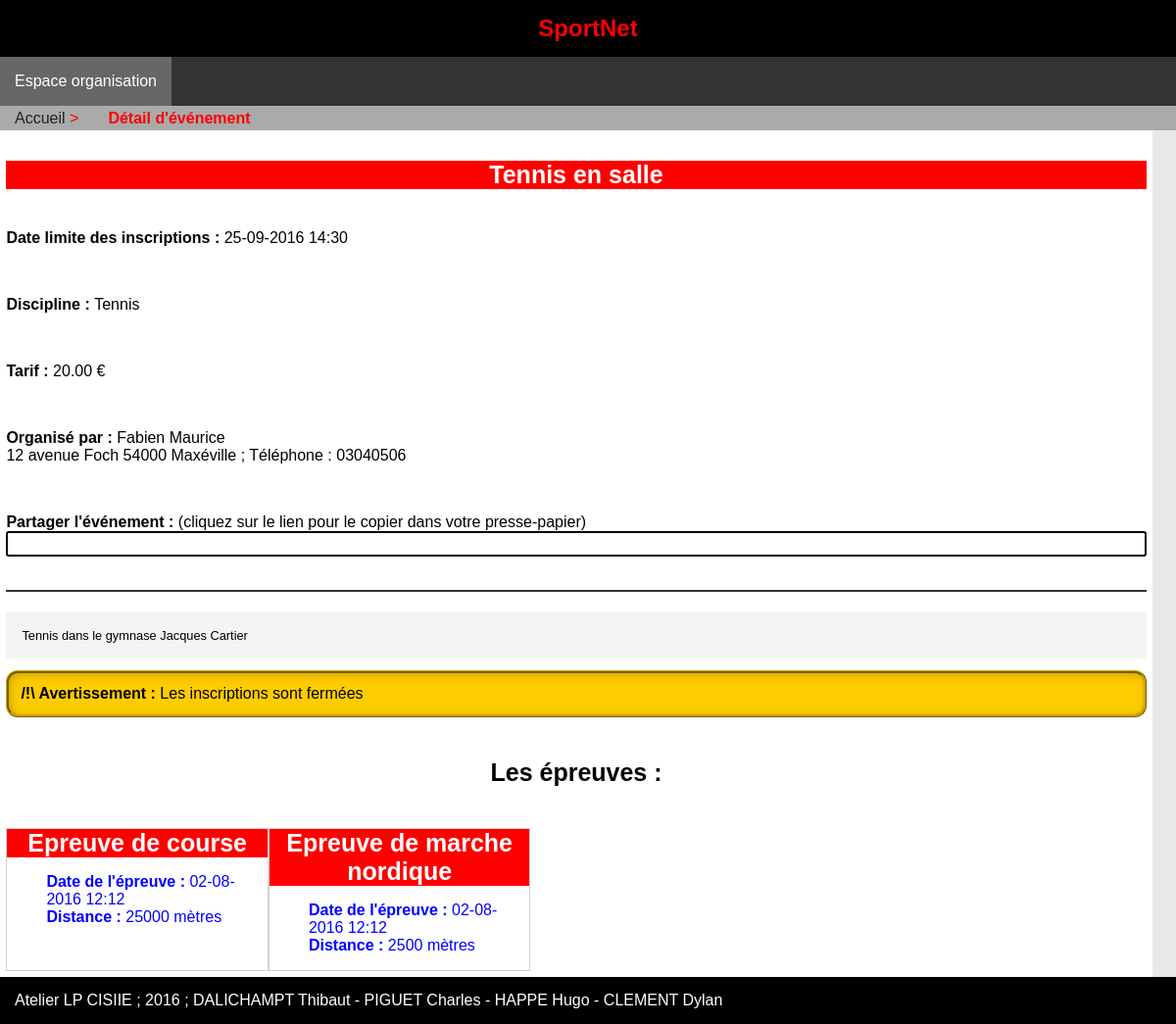
Page /index.php/evenement/?event=3 on the committed database.
### tables this page shows
CREATE TABLE evenement(
        id              int (11) Auto_increment  NOT NULL ,
        nom             Varchar (150) ,
        description     Varchar (1000) ,
        etat            Int ,
		dateheureLimiteInscription Datetime ,
        tarif                      Decimal (25,2) ,
        id_discipline   Int ,
        id_organisateur Int ,
        PRIMARY KEY (id )
);

CREATE TABLE discipline(
        id  int (11) Auto_increment  NOT NULL ,
        nom Varchar (200) ,
        PRIMARY KEY (id )
);

CREATE TABLE organisateur(
        id      int (11) Auto_increment  NOT NULL ,
        login   Varchar (50) ,
        mdp     Varchar (500) ,
        nom     Varchar (50) ,
        prenom  Varchar (50) ,
        adresse Varchar (500) ,
        cp      Varchar (5) ,
        ville   Varchar (200) ,
        tel     Varchar (10) ,
        PRIMARY KEY (id ) ,
        UNIQUE (login )
);

CREATE TABLE epreuve(
        id           int (11) Auto_increment  NOT NULL ,
        nom          Varchar (200) ,
        distance     Int ,
        dateheure    Datetime ,
        id_evenement Int ,
        PRIMARY KEY (id )
);

### index.php (called while the page is built, shortened)
<?php
require_once("conf/autoload.php");
$http_req = new sportnet\utils\HttpRequest();
sportnet\utils\Router::dispatch($http_req);

### src/sportnet/model/AbstractModel.php (called while the page is built, shortened)
<?php
abstract class AbstractModel {
    public function __get($attr_name)
	{
        if (property_exists( $this, $attr_name))
		{
			return $this->$attr_name;
		}
		else
		{
			$emess = $this . ": unknown member $attr_name (__get)";
			throw new \Exception($emess);
		}
    }
}

### src/sportnet/model/evenement.php (called while the page is built, shortened)
<?php
class evenement extends AbstractModel {
	protected $id;
	public function __construct()
	{
		$connect = new \sportnet\utils\ConnectionFactory();
		$connect->setConfig("conf/config.ini");
		self::$db = $connect->makeConnection();
		self::$db->query("SET CHARACTER SET utf8");
	}
	public static function findById($leId)
	{
		if(self::$db == null)
		{
			$connect = new \sportnet\utils\ConnectionFactory();
			$connect->setConfig("conf/config.ini");
			self::$db = $connect->makeConnection();
			self::$db->query("SET CHARACTER SET utf8");
		}
        $selectById = "SELECT * FROM evenement WHERE id = :id";
        $selectById_prep = self::$db->prepare($selectById);
        $selectById_prep->bindParam(':id', $leId, \PDO::PARAM_INT);
		$selectById_prep->execute();
        $obj = null;
		while ($ligne = $selectById_prep->fetch(\PDO::FETCH_ASSOC))
		{
			$obj = new evenement();
			$obj->id = $ligne['id'];
			$obj->nom = $ligne['nom'];
			$obj->description  = $ligne['description'];
			$obj->etat = $ligne['etat'];
			$obj->dateheureLimiteInscription = date_create($ligne['dateheureLimiteInscription']);
			$obj->tarif = $ligne['tarif'];
			$obj->discipline = \sportnet\model\discipline::findById($ligne['id_discipline']);
			$obj->organisateur = \sportnet\model\organisateur::findById($ligne['id_organisateur']);
		}
		return $obj;
	}
	public function getEpreuves()
	{
		$select = "SELECT * FROM epreuve WHERE id_evenement = :idevenement";
        $select_prep = self::$db->prepare($select);
        $select_prep->bindParam(":idevenement", $this->id, \PDO::PARAM_INT);
		$select_prep->execute();
        $tab = null;
		while ($ligne = $select_prep->fetch(\PDO::FETCH_ASSOC))
		{
			$obj = new epreuve();
			$obj->id = $ligne['id'];
			$obj->nom = $ligne['nom'];
			$obj->distance  = $ligne['distance'];
			$obj->dateheure = date_create($ligne['dateheure']);
			$obj->evenement = \sportnet\model\evenement::findById($ligne['id_evenement']);
			$tab[] = $obj;
		}
		return $tab;
	}
}
?>

### conf/autoload.php (called while the page is built, shortened)
<?php
function mon_autoload ($espaceNomClasse)
{
	$chemin = str_replace("\\", DIRECTORY_SEPARATOR, $espaceNomClasse);
}

### src/sportnet/utils/AbstractHttpRequest.php (called while the page is built, shortened)
<?php
abstract class AbstractHttpRequest {
    public function __get($attr_name) {
        if (property_exists( __CLASS__, $attr_name)) {
            return $this->$attr_name;
        }
        $emess = __CLASS__ . ": unknown member $attr_name (__get)";
        throw new \Exception($emess);
    }
}

### src/sportnet/utils/HttpRequest.php (called while the page is built, shortened)
<?php
class HttpRequest extends AbstractHttpRequest
{
	public function __construct()
	{
		$this->script_name = $_SERVER["SCRIPT_NAME"];
		$this->get = $_GET;
    }
	public function getRoot()
	{
		$position = strrpos($this->script_name,"/");
		return substr($this->script_name, 0, $position)."/";
	}
}

### src/sportnet/utils/ConnectionFactory.php (called while the page is built, shortened)
<?php
	class ConnectionFactory
	{
		private static $config;
		private static $db;
		public static function setConfig($nom_fichier)
		{
			self::$config = parse_ini_file($nom_fichier);
		}
		public static function makeConnection()
		{
			if(!(isset($db)))
			{
				$dsn = "mysql:host=".self::$config["host"].";dbname=".self::$config["base"];
				self::$db = new \PDO($dsn, self::$config["user"], self::$config["pass"]);
			}
			return self::$db;
		}
	}

### src/sportnet/model/discipline.php (called while the page is built, shortened)
<?php
class discipline extends AbstractModel {
	public function __construct()
	{
		$connect = new \sportnet\utils\ConnectionFactory();
		$connect->setConfig("conf/config.ini");
		self::$db = $connect->makeConnection();
		self::$db->query("SET CHARACTER SET utf8");
	}
	public static function findById($leId)
	{
        $selectById = "SELECT * FROM discipline WHERE id = :id";
        $selectById_prep = self::$db->prepare($selectById);
        $selectById_prep->bindParam(':id', $leId, \PDO::PARAM_INT);
        $selectById_prep->execute();
		$obj = null;
		while ($ligne = $selectById_prep->fetch(\PDO::FETCH_ASSOC)) {
			$obj = new discipline();
			$obj->id = $ligne['id'];
			$obj->nom = $ligne['nom'];
		}
		return $obj;
	}
}
?>

### src/sportnet/model/organisateur.php (called while the page is built, shortened)
<?php
class organisateur extends AbstractModel {
	public function __construct()
	{
		$connect = new \sportnet\utils\ConnectionFactory();
		$connect->setConfig("conf/config.ini");
		self::$db = $connect->makeConnection();
		self::$db->query("SET CHARACTER SET utf8");
	}
	public static function findById($leId)
	{
        $selectById = "SELECT * FROM organisateur WHERE id = :id";
        $selectById_prep = self::$db->prepare($selectById);
        $selectById_prep->bindParam(':id', $leId, \PDO::PARAM_INT);
        $selectById_prep->execute();
		$obj = null;
		while ($ligne = $selectById_prep->fetch(\PDO::FETCH_ASSOC)) {
			$obj = new organisateur();
			$obj->id = $ligne['id'];
			$obj->login = $ligne['login'];
			$obj->mdp = $ligne['mdp'];
			$obj->nom = $ligne['nom'];
			$obj->prenom = $ligne['prenom'];
			$obj->adresse = $ligne['adresse'];
			$obj->cp = $ligne['cp'];
			$obj->ville = $ligne['ville'];
			$obj->tel = $ligne['tel'];
		}
		return $obj;
	}
}
?>

### src/sportnet/model/epreuve.php (called while the page is built, shortened)
<?php
class epreuve extends AbstractModel {
	public function __construct()
	{
		$connect = new \sportnet\utils\ConnectionFactory();
		$connect->setConfig("conf/config.ini");
		self::$db = $connect->makeConnection();
		self::$db->query("SET CHARACTER SET utf8");
	}
}
?>

### src/sportnet/utils/AbstractAuthentification.php (called while the page is built, shortened)
<?php
abstract class AbstractAuthentification {
    public function __get($attr_name) {
        if (property_exists( __CLASS__, $attr_name))
            return $this->$attr_name;
        $emess = __CLASS__ . ": unknown member $attr_name (__get)";
        throw new \Exception($emess);
    }
}

### src/sportnet/utils/Authentification.php (called while the page is built, shortened)
<?php
class Authentification extends AbstractAuthentification
{
	public function __construct()
	{
		if(isset($_SESSION["user_login"]))
		{
			$this->user_login = $_SESSION["user_login"];
			$this->logged_in = true;
		}
		else
		{
			$this->logged_in = false;
		}
	}
}

### src/sportnet/view/SportnetView.php (the view, shortened to what this page needs)
<?php
class SportnetView extends AbstractView{
	protected function detail() {
		$laDate = date_format($this->data->dateheureLimiteInscription,"d-m-Y H:i");
		$html = <<<EOT
<div class="event large">
	<h3 class="centre">{$this->data->nom}</h3>
	<p><b>Date limite des inscriptions : </b>{$laDate}</p><br/>
	<p><b>Discipline : </b>{$this->data->discipline->nom}</p><br/>
	<p><b>Tarif : </b>{$this->data->tarif} €</p><br/>
	<p><b>Organisé par : </b>{$this->data->organisateur->prenom} {$this->data->organisateur->nom}<br/>
	{$this->data->organisateur->adresse} {$this->data->organisateur->cp} {$this->data->organisateur->ville} ; Téléphone : {$this->data->organisateur->tel}
	</p><br/>
	<p><b>Partager l'événement : </b>(cliquez sur le lien pour le copier dans votre presse-papier)<input type="text" id="partager" size="64"></p>
	<hr>
	<p class="description">{$this->data->description}</p>
EOT;
		if($this->data->etat == 3 && time() <= $this->data->dateheureLimiteInscription->getTimestamp()) {
			$inscriptions_ouvertes = true;
			$html .= "\t<div class='alert alert-info'>Les inscriptions sont ouvertes</div>\n";
		}
		else {
			$html .= "\t<div class='alert alert-avert'>Les inscriptions sont fermées</div>\n";
		}
		$html .= "<h5 class='centre'>Les épreuves :</h5><div class='line'>\n";
		$lesEpreuves = $this->data->getEpreuves();
		foreach($lesEpreuves as $epreuve) {
			$laDate = date_format($epreuve->dateheure,"d-m-Y H:i");
			$html .= <<<EOT
	<div class="epreuve offset-0 span-3">
		<h4>{$epreuve->nom}</h4>
		<ul>
			<li><b>Date de l'épreuve : </b>{$laDate}</li>
EOT;
			if($epreuve->distance != 0)
			{
				$html .= <<<EOT
				<li><b>Distance : </b>{$epreuve->distance} mètres</li>
EOT;
			}
			$html .= <<<EOT
		</ul>
EOT;
			$html .= "</div>\n";
		}
		$html .= "</div></div>\n";
		return $html;
	}
    public function render($selector){
        switch($selector){
            case 'detailEvenement':
                $breadcrumb = $this->renderBreadcrumb(array(array('Détail d\'événement', '/evenement/')));
    			$main = $this->detail();
    			break;
        }
        $style_file = $this->app_root.'css/main.css';
        $header 	= $this->renderHeader();
        $menu   	= $this->renderMenu();
		$messages	= $this->renderMessage();
		$footer		= $this->renderFooter();
        $html = <<<EOT
<!DOCTYPE html>
<html lang="fr">
    <head>
        <meta charset="utf-8">
        <title>SportNet</title>
		<meta name="viewport" content="width=device-width,initial-scale=1.0">
		<link rel="shortcut icon" href="{$this->app_root}/favicon.ico">
        <link rel="stylesheet" href="${style_file}">
		<script type="text/javascript" src="{$this->app_root}/js/sportnet.js"></script>
    </head>
    <body>
        ${header}
        ${menu}
		${breadcrumb}
		${messages}
		<div class="container line">
			${main}
		</div>
		${footer}
    </body>
</html>
EOT;
    echo $html;
    }
}

### css/main.css (style rules this page uses)
* { box-sizing: border-box; }
body { font-family: "Arial","Helvetica Neue","Helvetica","sans-serif"; font-size: 1em; margin: 0; background-color: #E8E8E8; }
h1, h2, h3, h4, h5, h6 { font-family: "Arial","Helvetica Neue","Helvetica","sans-serif"; color: black; font-size: 25px; font-weight: bold; }
ul li { list-style-type: disc; color: blue; font-size: 16px; }
.centre { text-align: center; }
input:not([type="submit"]):not([type="button"]), select, textarea { min-height: 20px; box-sizing: border-box; border-radius: 3px; border-color: black; border-width: 2px; border-style: solid; margin-bottom: 10px; padding: .2rem; }
#partager { font-family: monospace; width: 100%; }
hr { border: 1px solid #333333; width: 100%; }
.epreuve { margin-top: 1rem; border: 1px solid #D2D2D2; }
.epreuve h4 { margin: 0; padding: 0; }
.epreuve li { list-style-type: none; text-align: left; }
.description { background-color: #F4F4F4; padding: 1rem; font-size: .8rem; }
.event, .bloc { background-color: white; padding: .4rem; }
.event h3, .event h4, .bloc h3, .bloc h4 { background-color: red; color: white; }
.alert { border-style: ridge; border-radius: 12px; padding: 12px; background-color: #F4F4F4; border-color: #dbdbdb; box-shadow: 2px 2px 10px #dbdbdb inset; }
.alert:before { font-weight: bold; }
.alert.alert-avert:before { content: "/!\\ Avertissement : "; }
.alert.alert-avert { border-color: #cca300; background-color: #FFCC00; box-shadow: 2px 2px 10px #cca300 inset; color: black; }
.line, .line-margin, .line-margin-1, .line-margin-2, .line-margin-3, .line-margin-4 { padding: 0; width: 100%; display: flex; flex-direction: column; }
.line > div, .line-margin > div, .line-margin-1 > div, .line-margin-2 > div, .line-margin-3 > div, .line-margin-4 > div { display: flex; flex-direction: column; margin: 0; }
.offset-0 { margin-left: 1%; margin-right: 1%; }
.span-3 { width: 23%; }
[class*="span-"] { text-align: center; }
.large { margin-left: 1%; margin-right: 1%; width: 98%; }
@media screen and (min-width: 800px) { .line, .line-margin, .line-margin-1, .line-margin-2, .line-margin-3, .line-margin-4 { flex-direction: row; } }

### rows in the picture
evenement: nom "Tennis en salle", dateheureLimiteInscription "25-09-2016 14:30", tarif "20.00", description "Tennis dans le gymnase Jacques Cartier"
discipline: nom "Tennis"
organisateur: prenom "Fabien", nom "Maurice", adresse "12 avenue Foch", cp "54000", ville "Maxéville", tel "03040506"
epreuve: nom "Epreuve de course", dateheure "02-08-2016 12:12", distance "25000"
epreuve: nom "Epreuve de marche nordique", dateheure "02-08-2016 12:12", distance "2500"

### other values in the picture
$elem[0] "Détail d'événement"
footer "Atelier LP CISIIE ; 2016 ; DALICHAMPT Thibaut - PIGUET Charles - HAPPE Hugo - CLEMENT Dylan"
